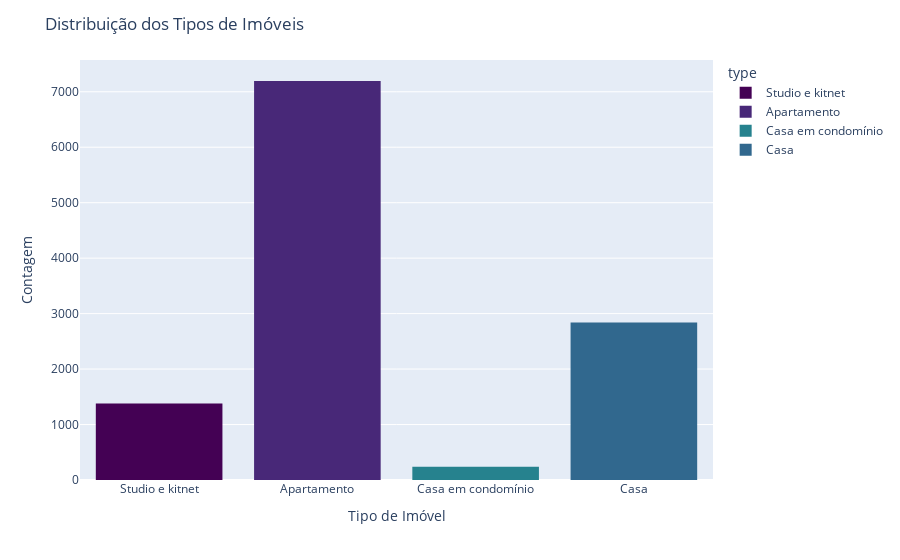

The code cell stored with this chart in its notebook:
### Markdown cell above
Tipos de imóveis:

### Code cell
cores_por_tipo = {
    'Studio e kitnet':'#440154',
    'Apartamento':'#482878',
    'Casa em condomínio':'#26828e',
    'Casa':'#31688e'
}

fig = px.histogram(aptos, x="type", color="type", color_discrete_map=cores_por_tipo)
fig.update_layout(title="Distribuição dos Tipos de Imóveis",
                  xaxis_title="Tipo de Imóvel",
                  yaxis_title="Contagem")

fig.write_image("../data/plotly-imgs/dist_tipo_imoveis.jpg")
fig.show()

### Figure 1 — Plotly figure (JSON) as saved in the notebook; plotly's stock layout.template omitted (floating-point values rounded to 4 significant figures; data arrays with more than 128 entries replaced by an {"elided": "..."} marker saying what was removed)
{"data": [{"alignmentgroup": "True", "bingroup": "x", "hovertemplate": "type=%{x}<br>count=%{y}<extra></extra>", "legendgroup": "Studio e kitnet", "marker": {"color": "#440154", "pattern": {"shape": ""}}, "name": "Studio e kitnet", "offsetgroup": "Studio e kitnet", "orientation": "v", "showlegend": true, "type": "histogram", "x": {"elided": "1381 str values"}, "xaxis": "x", "yaxis": "y"}, {"alignmentgroup": "True", "bingroup": "x", "hovertemplate": "type=%{x}<br>count=%{y}<extra></extra>", "legendgroup": "Apartamento", "marker": {"color": "#482878", "pattern": {"shape": ""}}, "name": "Apartamento", "offsetgroup": "Apartamento", "orientation": "v", "showlegend": true, "type": "histogram", "x": {"elided": "7194 str values"}, "xaxis": "x", "yaxis": "y"}, {"alignmentgroup": "True", "bingroup": "x", "hovertemplate": "type=%{x}<br>count=%{y}<extra></extra>", "legendgroup": "Casa em condomínio", "marker": {"color": "#26828e", "pattern": {"shape": ""}}, "name": "Casa em condomínio", "offsetgroup": "Casa em condomínio", "orientation": "v", "showlegend": true, "type": "histogram", "x": {"elided": "241 str values"}, "xaxis": "x", "yaxis": "y"}, {"alignmentgroup": "True", "bingroup": "x", "hovertemplate": "type=%{x}<br>count=%{y}<extra></extra>", "legendgroup": "Casa", "marker": {"color": "#31688e", "pattern": {"shape": ""}}, "name": "Casa", "offsetgroup": "Casa", "orientation": "v", "showlegend": true, "type": "histogram", "x": {"elided": "2841 str values"}, "xaxis": "x", "yaxis": "y"}], "layout": {"barmode": "relative", "legend": {"title": {"text": "type"}, "tracegroupgap": 0}, "margin": {"t": 60}, "title": {"text": "Distribuição dos Tipos de Imóveis"}, "xaxis": {"anchor": "y", "categoryarray": ["Studio e kitnet", "Apartamento", "Casa em condomínio", "Casa"], "categoryorder": "array", "domain": [0, 1], "title": {"text": "Tipo de Imóvel"}}, "yaxis": {"anchor": "x", "domain": [0, 1], "title": {"text": "Contagem"}}}}
